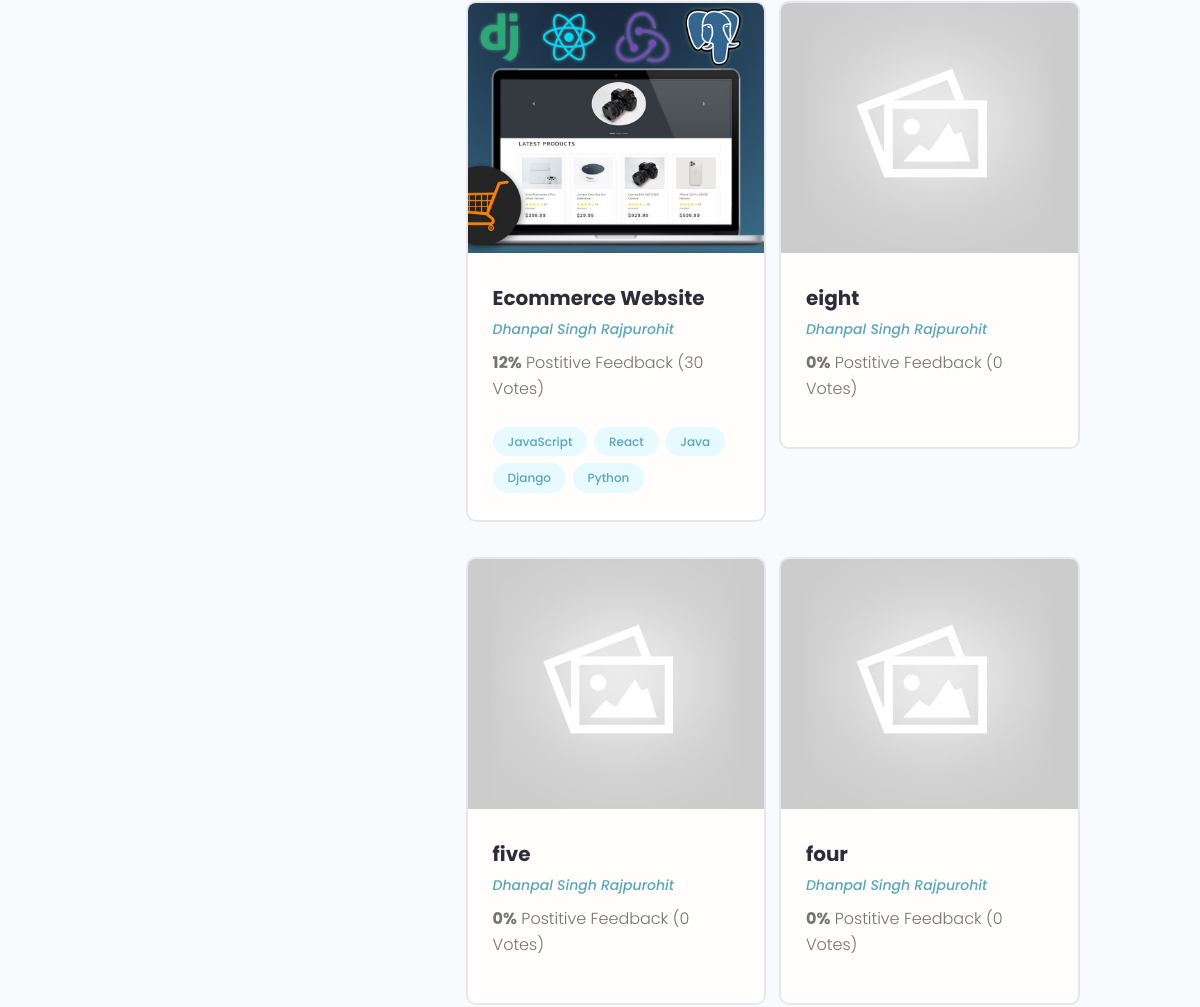
Before: /users/profile/e3585f1c-d7af-4beb-a003-1cbf23c2b3ac/ (middle part) with the older database file.
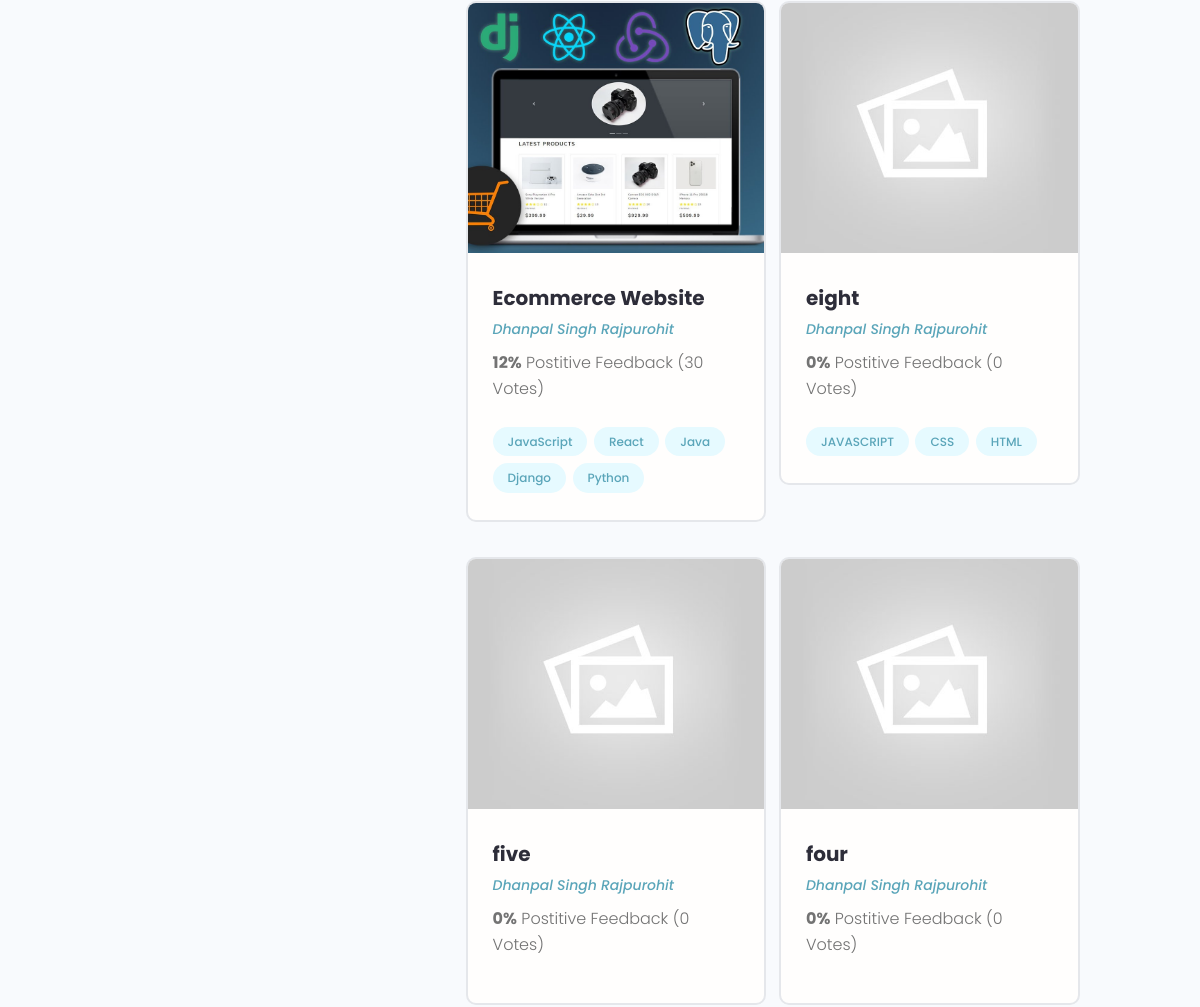
After: the same page with the newer database file.
### projects/models.py (models this page shows, shortened)
class Project(models.Model):
    owner = models.ForeignKey(Profile,null=True, blank=True,on_delete=models.SET_NULL)
    title = models.CharField(max_length=200)
    description = models.TextField(null=True, blank=True )
    featured_image = models.ImageField(null=True, blank=True, default="default.jpg")
    demo_link = models.CharField(max_length=2000, null=True, blank=True)
    source_link = models.CharField(max_length=2000, null=True, blank=True)
    tags = models.ManyToManyField('Tag',blank=True)
    vote_total = models.IntegerField(default=0, null=True, blank=True)
    vote_ratio = models.IntegerField(default=0, null=True, blank=True)
    created = models.DateTimeField(auto_now_add=True)
    id = models.UUIDField(default=uuid.uuid4,  unique=True, primary_key=True, editable=False)
    class Meta:
        ordering = ['-vote_ratio', '-vote_total','title']

class Tag(models.Model):
    name = models.CharField(max_length=200)
    created = models.DateTimeField(auto_now_add=True)
    id = models.UUIDField(default=uuid.uuid4, unique=True,primary_key=True, editable=False)
    def __str__(self):
        return self.name

### users/models.py (models this page shows)
class Profile(models.Model):
    user = models.OneToOneField(User, on_delete=models.CASCADE, null=True, blank=True)
    name = models.CharField(max_length=200, blank=True, null=True)
    email = models.EmailField(max_length=500, blank=True, null=True)
    username = models.CharField(max_length=200, blank=True, null=True)
    location = models.CharField(max_length=200, blank=True, null=True)
    short_intro = models.CharField(max_length=200, blank=True, null=True)
    bio = models.TextField(blank=True,null=True)
    profile_image = models.ImageField(null=True,blank=True,upload_to='profiles/',default='profiles/user-default.png')
    social_github = models.CharField(max_length=200, blank=True, null=True)
    social_stackoverflow = models.CharField(max_length=200, blank=True, null=True)
    social_twitter = models.CharField(max_length=200, blank=True, null=True)
    social_linkedln = models.CharField(max_length=200, blank=True, null=True)
    social_youtube = models.CharField(max_length=200, blank=True, null=True)
    social_website = models.CharField(max_length=200, blank=True, null=True)
    created = models.DateTimeField(auto_now_add=True)
    id = models.UUIDField(default=uuid.uuid4, unique=True, primary_key=True,editable=False)
    def __str__(self):
        return str(self.name)

### users/views.py (the view)
# urls.py: path('profile/<str:pk>/', views.userProfile, name='user-profile'),
def userProfile(request,pk):
    profile = Profile.objects.get(id=pk)
    topSkills = profile.skill_set.exclude(description__exact="")
    otherSkills = profile.skill_set.filter(description="")
    context = {'profile': profile,"topSkills":topSkills,"otherSkills":otherSkills}
    return render(request, 'users/user-profile.html', context)

### users/models.py (called while the page is built)
    def __str__(self):
        return str(self.name)

### users/templates/users/user-profile.html (shortened to what this page needs)
{% extends 'main.html' %}
{% block content %}
<main class="profile my-md">
    <div class="container">
      <div class="layout">
        <div class="column column--1of3">
        </div>
        <div class="column column--2of3">
          <div class="devInfo">
            <div class="grid grid--two">
              {% for project in profile.project_set.all %}
              <div class="column">
                <div class="card project">
                  <a href="{% url 'project' project.id %}" class="project">
                    <img class="project__thumbnail" src="{{project.featured_image.url}}" alt="project thumbnail" />
                    <div class="card__body">
                      <h3 class="project__title">{{project.title}}</h3>
                      <p><a class="project__author" href="{% url 'user-profile' project.owner.id %}">{{project.owner}}</a></p>
                      <p class="project--rating">
                        <span style="font-weight: bold;">{{project.vote_ratio}}%</span> Postitive
                        Feedback ({{project.vote_total}} Vote{{project.vote_total|pluralize:"s"}})
                      </p>
                      <div class="project__tags">
                        {% for tag in project.tags.all %}
                        <span class="tag tag--pill tag--main">
                          <small>{{tag}}</small>
                        </span>
                        {% endfor %}
                      </div>
                    </div>
                  </a>
                </div>
              </div>
              {% endfor %}
            </div>
          </div>
        </div>
      </div>
    </div>
  </main>
{% endblock content %}

Changed rows visible on the page:
added Tag: name "JAVASCRIPT", shown under Project "eight"
added Tag: name "CSS", shown under Project "eight"
added Tag: name "HTML", shown under Project "eight"
